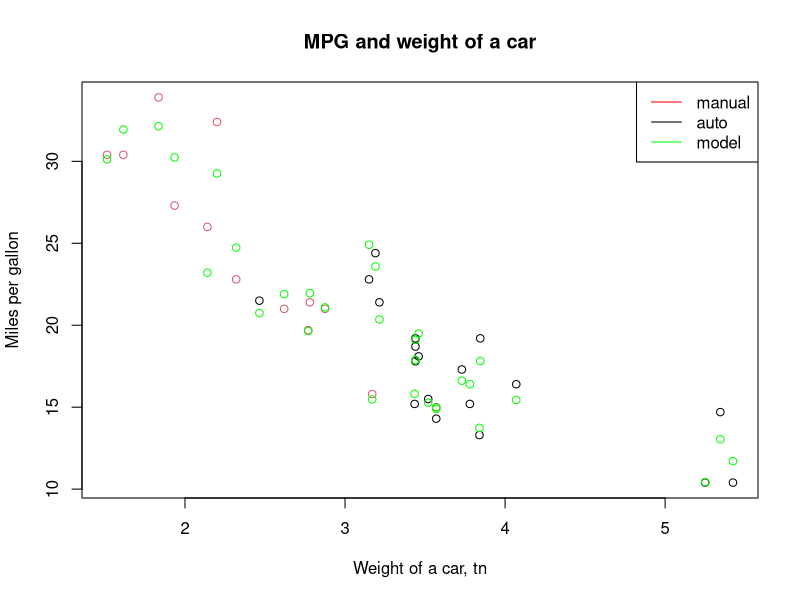
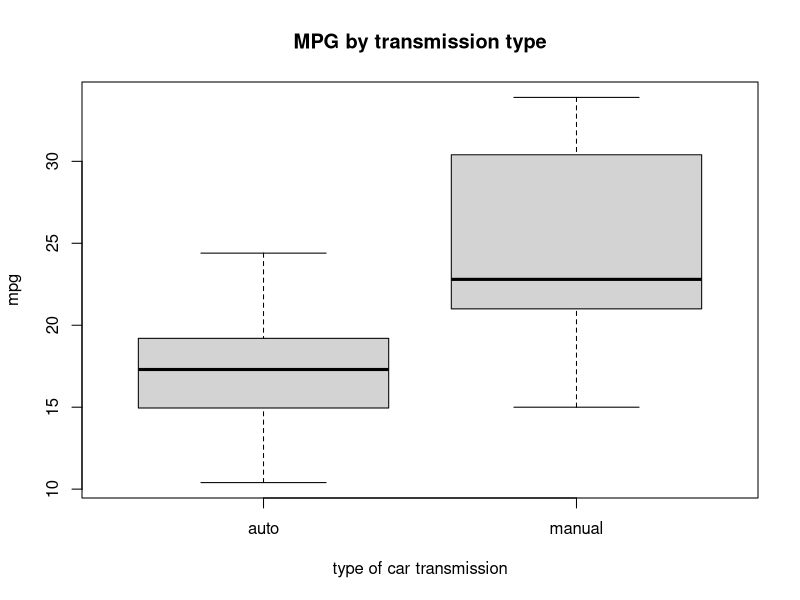
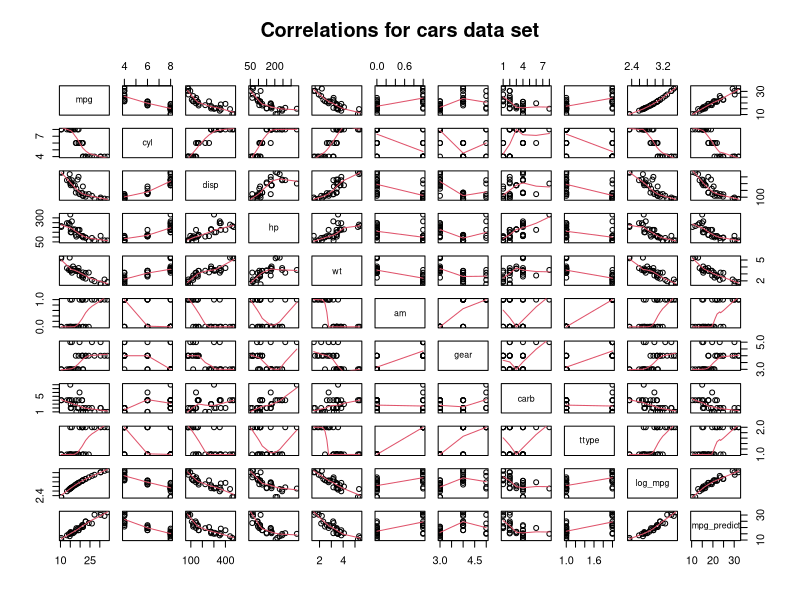
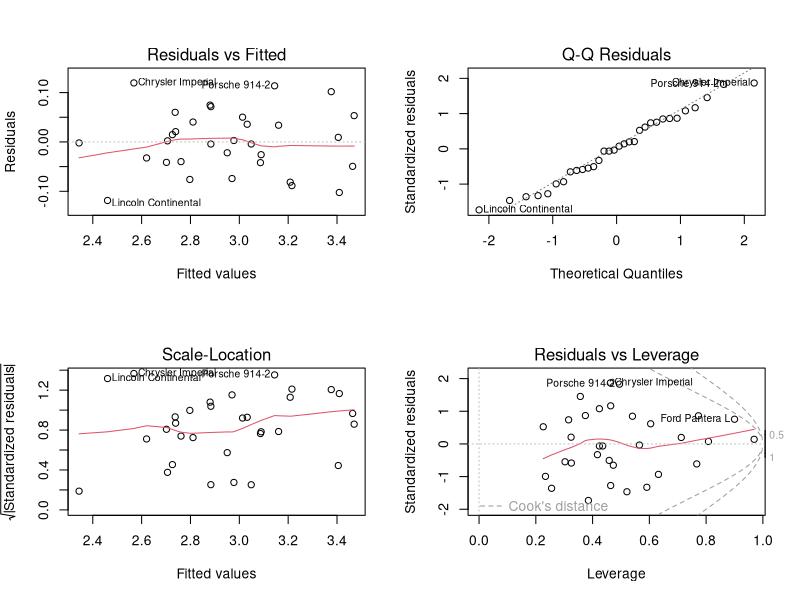
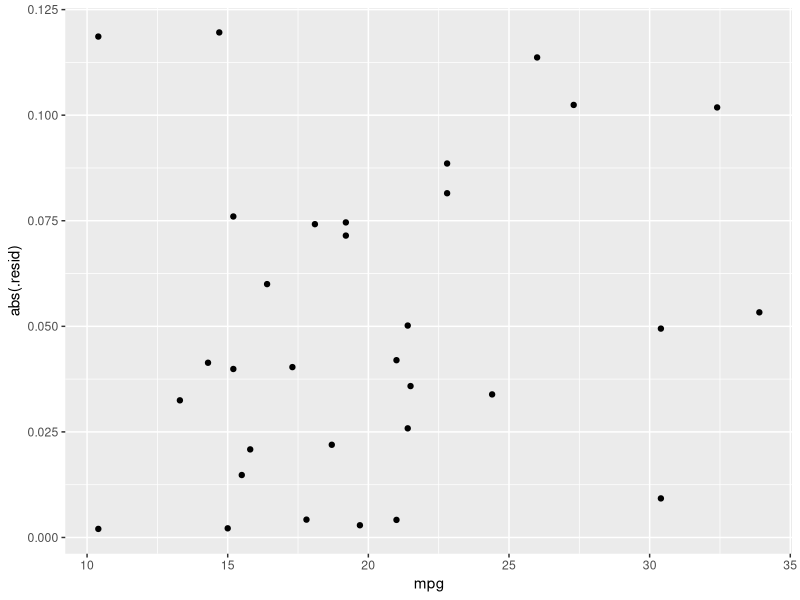
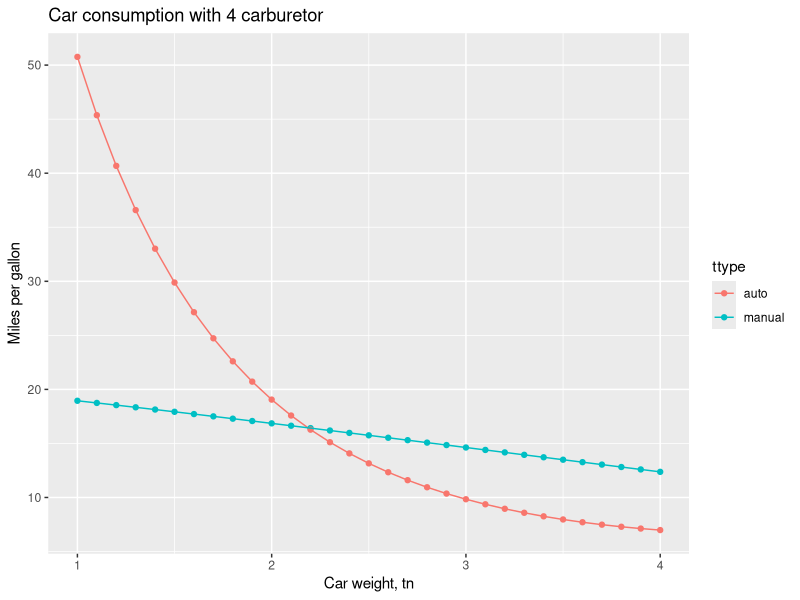

Recreate these plots in R, in order.
## ---- chunk 1
# library preparing
library(ggplot2)
library(broom)
library(grid)
library(gridExtra)
data(mtcars)
## ---- chunk 2
head(mtcars)
dim(mtcars)
## ---- chunk 3
mtcars <- subset(mtcars, select = -c(vs, qsec, drat))
mtcars$ttype[which(mtcars$am==1)] <- "manual"
mtcars$ttype[which(mtcars$am==0)] <- "auto"
mtcars$ttype <- as.factor(mtcars$ttype)
## ---- chunk 4
mtcars_inf_check <- t.test(mtcars$mpg ~ mtcars$am)
mtcars_inf_check$p.value 
## ---- chunk 5
auto_model2 <- lm(data = mtcars, mpg~disp+hp+gear+carb+wt+cyl+
                    I(disp*am)+I(hp*am)+I(gear*am)+I(carb*am)+I(wt*am)+I(cyl*am))
summary(auto_model2) 
stepModel <- step(auto_model2, k=log(nrow(mtcars)))
summary(stepModel) 
## ---- chunk 6
auto_model2 <- lm(data = mtcars, mpg~disp+hp+gear+carb+wt+cyl+
  I(disp*am)+I(hp*am)+I(gear*am)+I(carb*am)+I(wt*am)+I(cyl*am)+
  I(disp^2)+I(hp^2)+I(gear^2)+I(carb^2)+I(wt^2)+I(cyl^2)+
  I(disp^2*am)+I(hp^2*am)+I(gear^2*am)+I(carb^2*am)+I(wt^2*am)+I(cyl^2*am))
summary(auto_model2) 
stepModel <- step(auto_model2, k=log(nrow(mtcars)))
summary(stepModel) 
## ---- chunk 7
mtcars$log_mpg <- log(mtcars$mpg)
auto_model2 <- lm(data = mtcars, log_mpg~wt+hp+disp+cyl+carb+
  I(wt*am)+I(disp*am)+I(cyl*am)+I(carb*am)+
  I(wt^2)+I(hp^2)+I(disp^2)+I(cyl^2)+I(carb^2)+
  I(wt^2*am)+I(hp^2*am)+I(disp^2*am)+I(cyl^2*am)+I(carb^2*am))
summary(auto_model2) 
base_model <- step(auto_model2, k=log(nrow(mtcars)))
summary(base_model) 
confint(base_model)
## ---- chunk 8
# manual tranmission car example
manual <- matrix(c(cyl=4, disp=200, hp=150, wt=3.0, am=1, gear=4, carb=4), nrow = 1, ncol = 7)
manual <- as.data.frame(manual)
names(manual) <- c("cyl", "disp", "hp", "wt", "am", "gear", "carb")
# automatic tranmission car example
auto <- manual # copy all parameters from manual transmission
auto$am <- 0 # make a cer with automatic transmission
# compare our cars
exp(predict(base_model, newdata = manual)) - exp(predict(base_model, newdata = auto))
## ---- chunk 9
sum((abs(dfbetas(base_model)))>1) # >1 - due to small value of n (=32)
## ---- chunk 10
mtcars$mpg_predict <- exp(predict(base_model, newdata = mtcars))
plot(y=mtcars$mpg, x=mtcars$wt, type='p', ylab ="Miles per gallon", 
     xlab="Weight of a car, tn", main = "MPG and weight of a car", col=mtcars$ttype)
points(y=mtcars$mpg_predict, x=mtcars$wt, type='p', col='green')
legend('topright', c("manual","auto","model"), lty=c(1,1,1), col=c("red","black","green")) 

boxplot(data = mtcars,mpg ~ ttype, xlab="type of car transmission", ylab="mpg",
        main="MPG by transmission type")
## ---- chunk 11
pairs(mtcars, panel=panel.smooth, main="Correlations for cars data set")
## ---- chunk 12
par(mfrow = c(2, 2))
plot(base_model)
## ---- chunk 13
mtcars <- augment(base_model, mtcars) # include residual into dataset
qplot(data=mtcars, mpg, abs(.resid)) # have a look for residuals
## ---- chunk 14
# manual transmission car example
manual <- matrix(nrow = 31, ncol = 7)
manual <- as.data.frame(manual)
names(manual) <- c("cyl", "disp", "hp", "wt", "am", "gear", "carb")
manual$hp <- 150
manual$cyl <- 4
manual$disp <- 200
manual$wt <- seq(1.0, 4.0, by=0.1)
manual$am <- 1
manual$gear <- 4
manual$carb <- 1
# prepare from 1 to 8 range of carburetors
B <- manual # make a copy of data set
for (i in 2:8) {
  manual$carb <- i
  B <- rbind(B, manual)
}
manual <- B
manual$mpg <- exp(predict(base_model, newdata = manual))

# automatic tranmission car example
auto <- B
auto$am <- 0
auto$mpg <- exp(predict(base_model, newdata = auto))

# comparing dataset 
A <- rbind(manual, auto)
A$carb <- as.factor(A$carb)
A$am <- as.factor(A$am)
A$ttype <- "auto"
A$ttype[which(A$am==1)] <- "manual"
## ---- chunk 15
B <- A[which(A$carb==4),]
qplot(y=mpg,  x=wt,  data =   B, color  = ttype,  geom    =   c("point", "line"), xlab = "Car weight, tn", main = "Car consumption with 4 carburetor", ylab = "Miles per gallon")
